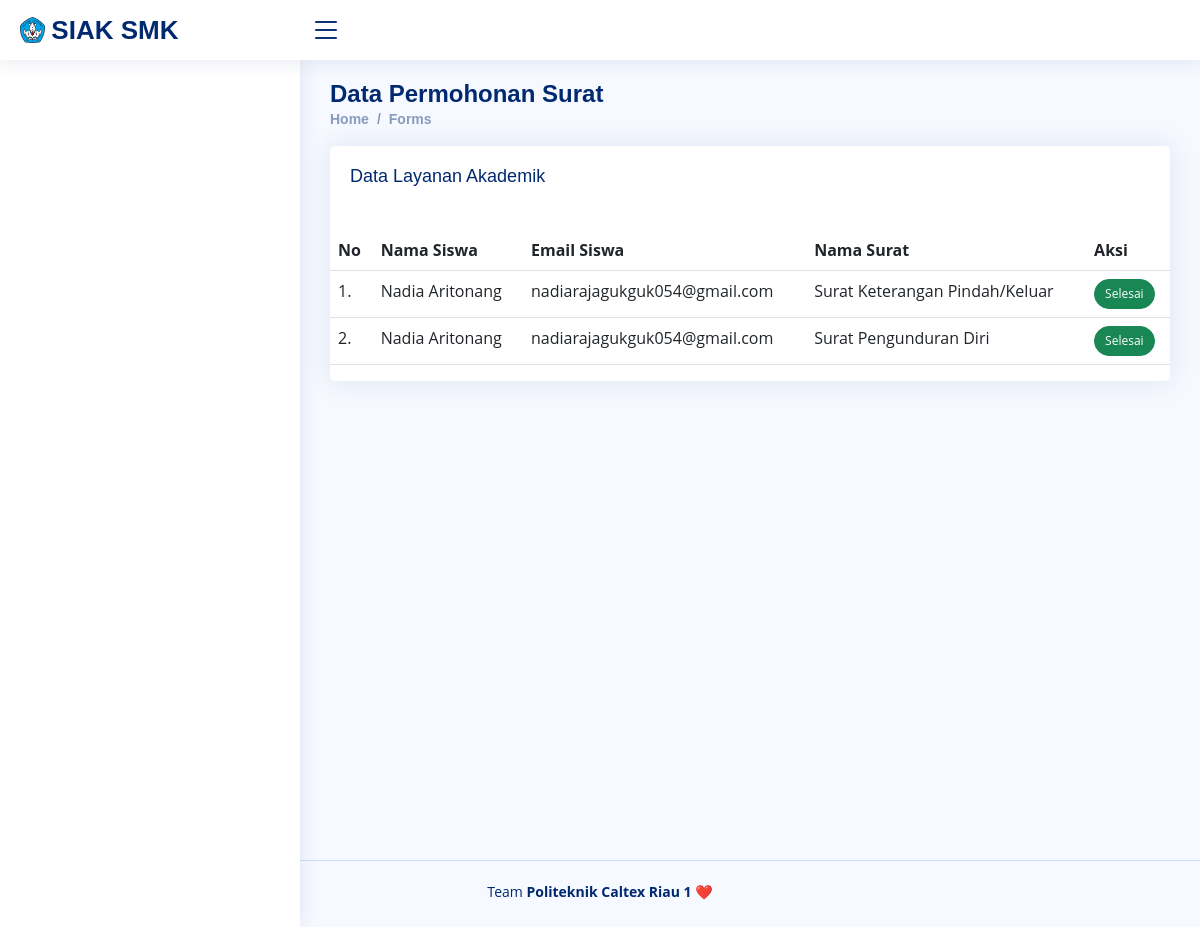
/index.php/akademik, run on the app's committed database.
### tables this page shows
CREATE TABLE `surat` (
  `id_surat` int(10) NOT NULL,
  `id_siswa` int(12) NOT NULL,
  `tmptlahir` varchar(100) NOT NULL,
  `tgllahir` date NOT NULL,
  `alamat` varchar(100) NOT NULL,
  `notelp` varchar(100) NOT NULL,
  `email` varchar(100) NOT NULL,
  `tanggal_p` int(11) NOT NULL,
  `jenis_surat` enum('Surat Pengunduran Diri','Surat Keterangan Pindah/Keluar') NOT NULL,
  `keterangan` varchar(100) NOT NULL,
  `status` varchar(100) NOT NULL DEFAULT 'proses',
  `file` varchar(255) DEFAULT NULL
);

CREATE TABLE `siswa` (
  `id_siswa` int(10) NOT NULL,
  `password` varchar(100) NOT NULL,
  `nama` varchar(100) NOT NULL,
  `kelas` int(100) NOT NULL,
  `jurusan` int(100) NOT NULL,
  `semester` enum('Satu','Dua','Tiga','Empat','Lima','Enam') NOT NULL,
  `nisn` varchar(100) NOT NULL,
  `email` varchar(100) NOT NULL,
  `alamat` varchar(100) NOT NULL,
  `jk` enum('Laki-Laki','Perempuan') NOT NULL,
  `agama` enum('Islam','Kristen Protestan','Katolik','Hindu','Buddha','Konghucu') NOT NULL,
  `tmptlahir` varchar(100) NOT NULL,
  `tgllahir` date NOT NULL,
  `notelp` varchar(15) NOT NULL,
  `thnajaran` varchar(20) NOT NULL,
  `tingkat` int(20) NOT NULL,
  `status` enum('lulus','tidak lulus') NOT NULL,
  `gambar` varchar(500) NOT NULL,
  `nama_ortu` varchar(100) NOT NULL,
  `alamat_ortu` varchar(100) NOT NULL,
  `pekerjaan_ortu` varchar(100) NOT NULL
);

### application/controllers/Akademik.php (called while the page is built, shortened)
<?php
class Akademik extends CI_Controller
{
    public function __construct()
    {
        $this->load->model('Akademik_model');
        $this->load->model('SuratSiswa_model');
        $this->load->model('Email_model');
        $this->load->library('session');
    }
    public function index()
    {
        $data['judul'] = "Halaman Data Layanan Akademik";
        $data['surat'] = $this->Akademik_model->get_surat();
        $this->load->view("layout/header");
        $this->load->view("akademik/vw_akademik", $data);
        $this->load->view("layout/footer");
    }
}
?>

### index.php (called while the page is built, shortened)
<?php
require_once BASEPATH.'core/CodeIgniter.php';

### application/models/Akademik_model.php (called while the page is built, shortened)
<?php
class Akademik_model extends CI_Model
{
    public function get_surat()
    {
        $this->db->select('surat.id_surat, surat.id_siswa, surat.email, surat.jenis_surat, siswa.nama,  surat.tmptlahir, surat.tgllahir, surat.notelp, surat.alamat, surat.status');
        $this->db->from('surat');
        $this->db->join('siswa', 'surat.id_siswa = siswa.id_siswa');
        $query = $this->db->get();
        return $query->result_array();
    }
}
?>

### application/views/akademik/vw_akademik.php (the view, shortened to what this page needs)
<main id="main" class="main">
    <div class="pagetitle">
        <h1>Data Permohonan Surat</h1>
        <nav>
            <ol class="breadcrumb">
                <li class="breadcrumb-item"><a href="<?= base_url('home'); ?>">Home</a></li>
                <li class="breadcrumb-item">Forms</li>
            </ol>
        </nav>
    </div>
    <section class="section">
        <div class="col-lg-12">
            <div class="card">
                <div class="card-body">
                    <h5 class="card-title">Data Layanan Akademik</h5>
                </div>
                <table class="table datatable">
                    <thead>
                        <tr>
                            <th scope="col">No</th>
                            <th scope="col">Nama Siswa</th>
                            <th scope="col">Email Siswa</th>
                            <th scope="col">Nama Surat</th>
                            <th scope="col">Aksi</th>
                        </tr>
                    </thead>
                    <tbody>
                        <?php $i = 1; ?>
                        <?php foreach ($surat as $us) : ?>
                        <tr>
                            <td><?= $i; ?>.</td>
                            <td><?= $us['nama']; ?></td>
                            <td><?= $us['email']; ?></td>
                            <td><?= $us['jenis_surat']; ?></td>
                            <td>
                                <?php if ($us['status'] == 'Selesai') : ?>
                                <button type="button" class="btn btn-success rounded-pill selesai-button"
                                    style="font-size: 12px; padding: 5px 10px;">Selesai</button>
                                <?php  elseif ($us['status'] == 'Ditolak') : ?>
                                <button type="button" class="btn btn-danger rounded-pill tolak-button" disabled
                                    style="font-size: 12px; padding: 5px 10px;">Ditolak</button>
                                <?php endif; ?>
                            </td>
                        </tr>
                        <?php $i++; ?>
                        <?php endforeach; ?>
                    </tbody>
                </table>
            </div>
        </div>
    </section>
</main>

### assets/css/style.css (style rules this page uses)
:root { scroll-behavior: smooth; }
body { font-family: "Open Sans", sans-serif; background: #f6f9ff; color: #444444; }
a { color: #4154f1; text-decoration: none; }
h1, h2, h3, h4, h5, h6 { font-family: "Nunito", sans-serif; }
#main { margin-top: 60px; padding: 20px 30px; transition: all 0.3s; min-height: 100vh; }
.pagetitle { margin-bottom: 10px; }
.pagetitle h1 { font-size: 24px; margin-bottom: 0; font-weight: 600; color: #012970; }
.card { margin-bottom: 30px; border: none; border-radius: 5px; box-shadow: 0px 0 30px rgba(1, 41, 112, 0.1); margin-left: auto; margin-right: auto; }
.card-title { padding: 20px 0 15px 0; font-size: 18px; font-weight: 500; color: #012970; font-family: "Poppins", sans-serif; }
.card-body { padding: 0 20px 20px 20px; }
.breadcrumb { font-size: 14px; font-family: "Nunito", sans-serif; color: #899bbd; font-weight: 600; }
.breadcrumb a { color: #899bbd; transition: 0.3s; }
.breadcrumb .breadcrumb-item::before { color: #899bbd; }
@media (min-width: 1200px) { #main { margin-left: 300px; } }

### data on the page
surat: id_siswa.nama "Nadia Aritonang", email "nadiarajagukguk054@gmail.com", jenis_surat "Surat Keterangan Pindah/Keluar", status "Selesai"
surat: id_siswa.nama "Nadia Aritonang", email "nadiarajagukguk054@gmail.com", jenis_surat "Surat Pengunduran Diri", status "Selesai"
